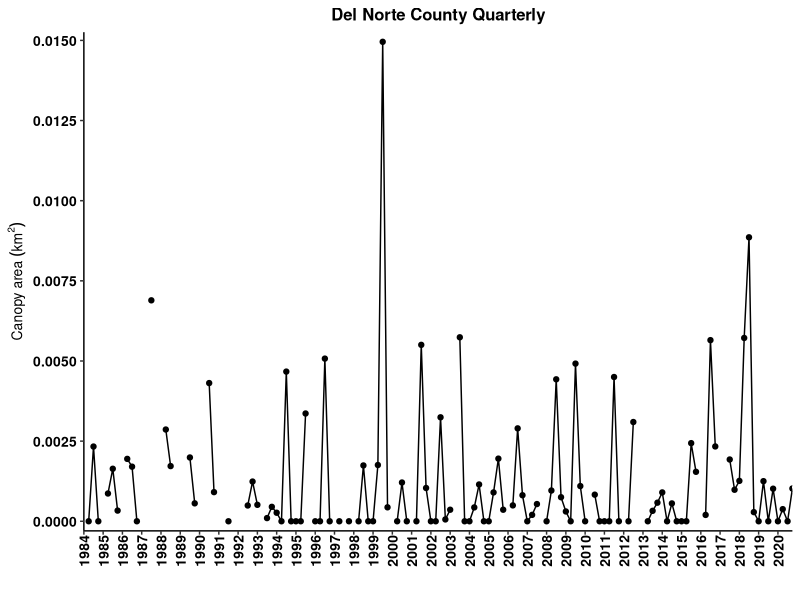
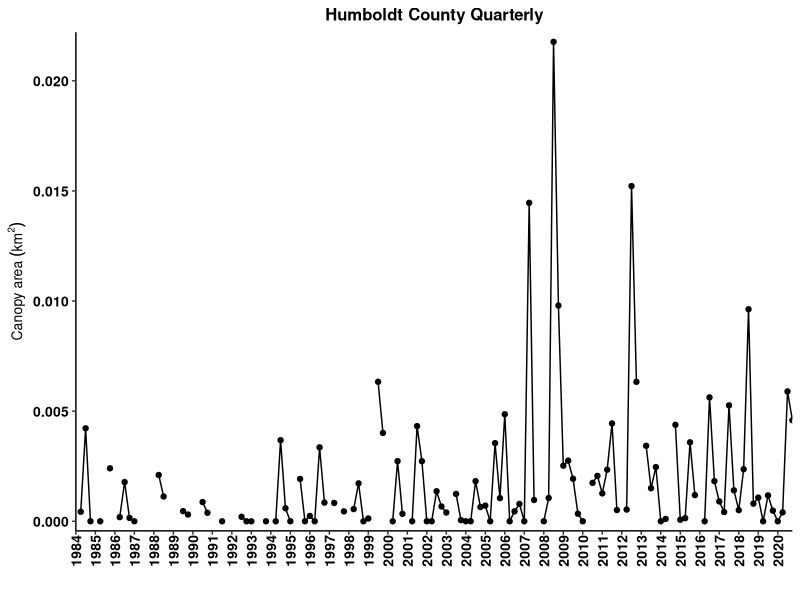
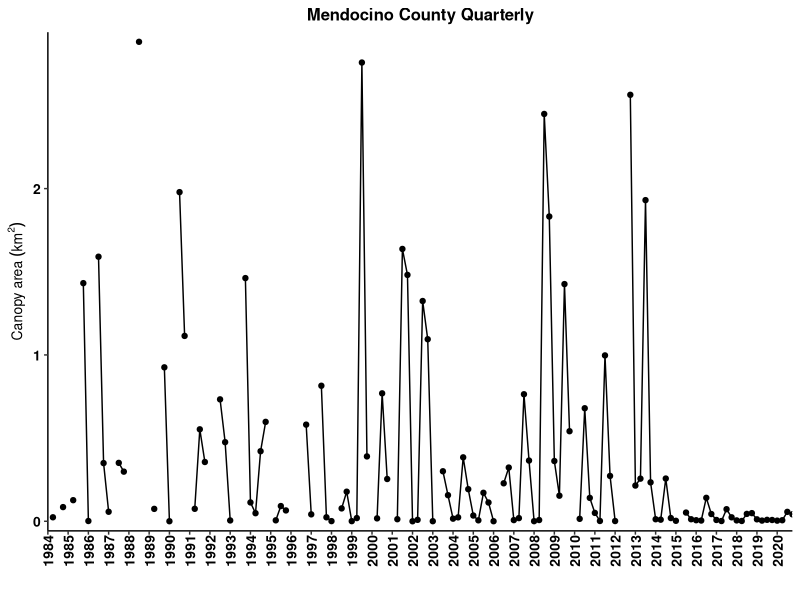
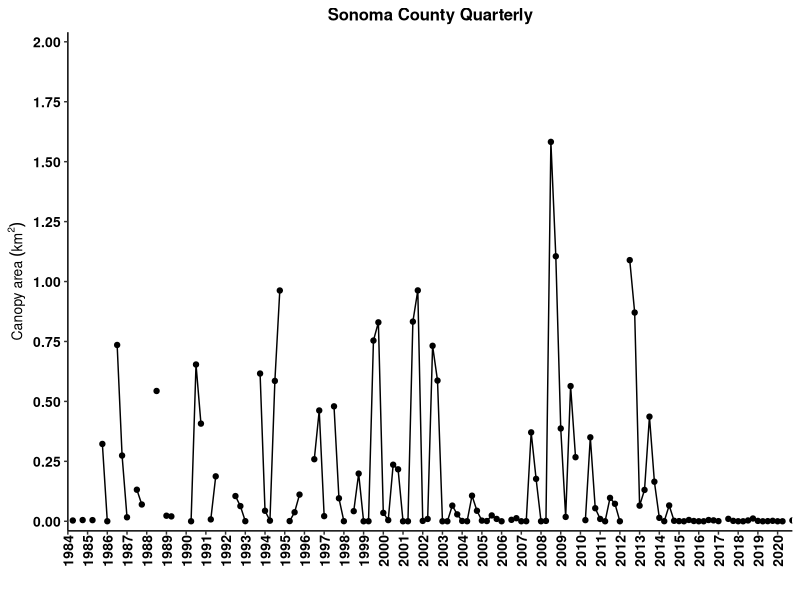
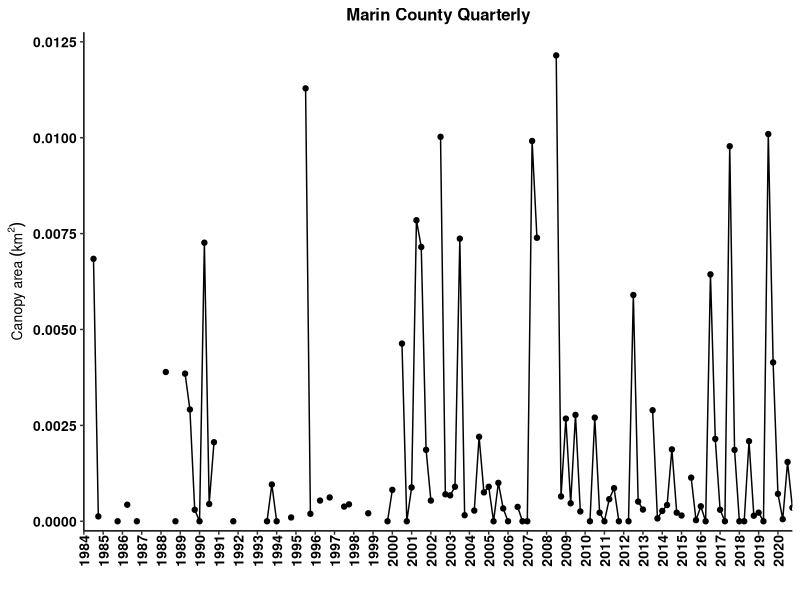
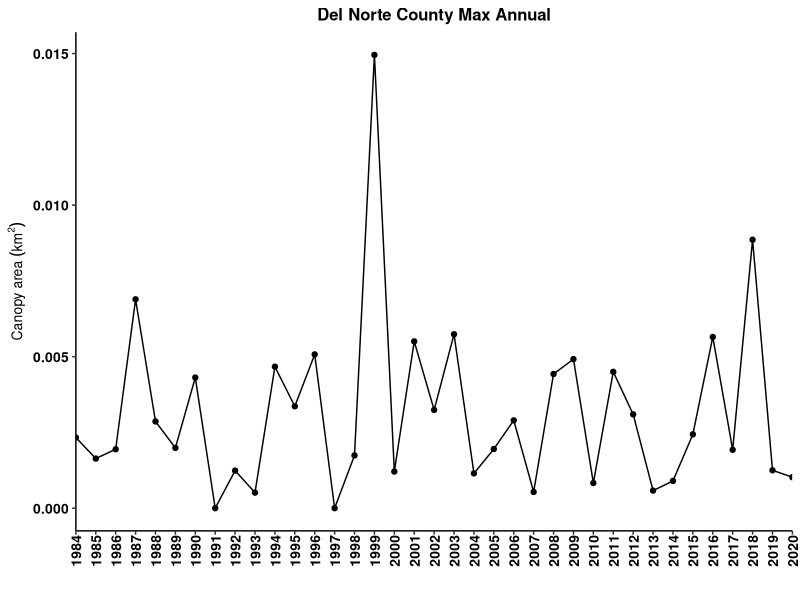
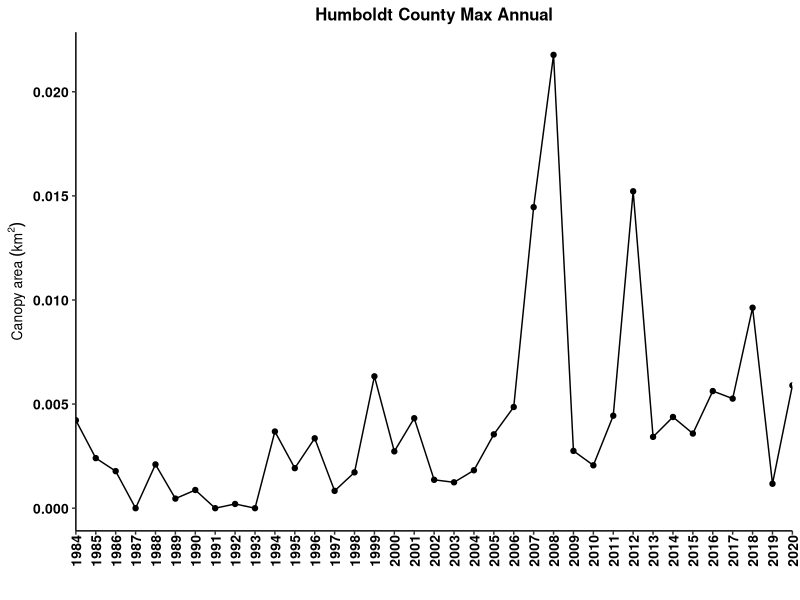
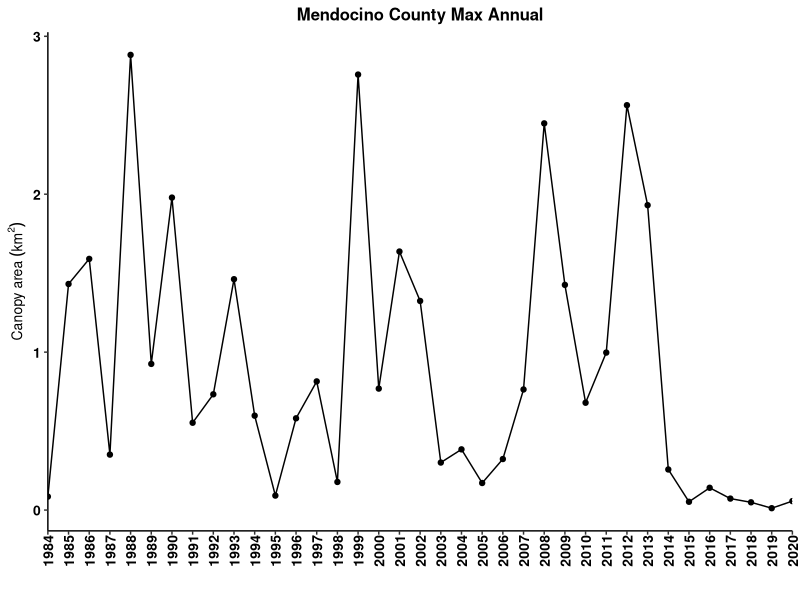

These charts were generated, in order, by the following R code:
## ---- chunk 1
# to create a PDF output, change "output:html_document" to "output: pdf_document" in the header above.
# note about fig_crop:FALSE. This makes the PDF output look nicer by putting spaces btwn the figures instead of smashing them as close together as possible. It doesn't do anything to the HTML output as far as I can tell.
# how to assign username: git config --global user.name "gcontolini"
# how to add, commit, and add message in terminal: git commit -am "commit message"
# how to write commit message in terminal: write message then press esc and :wq to save and exit

knitr::opts_chunk$set(echo = FALSE, warning=FALSE)
options(knitr.table.format = "latex")

#### Load libraries ####
library(ggplot2) # plotting
library(ggpubr) # arranging plots
library(scales) # let's you put commas in the axis labels for thousands
library(dplyr) # data manipulations
library(tidyr) # data cleaning
library(readr) # better data reading?
# library(reshape2) 
# library(Rmisc)
library(ncdf4)
library(sf) # ... mapping? 
library(sp) # dnno
library(lubridate) # manipulating dates easily
library(knitr) # to knit the Rmd file
library(kableExtra) # pretty tables
library(bookdown) # pretty table additions

#### ggplot theme ####
my.theme = theme( 
   panel.background = element_blank(), 
   panel.grid.minor.x = element_blank(),
   panel.grid.major.x = element_blank(),
   panel.grid = element_blank(),
   axis.text  = element_text(size=10, face='bold', color='black'), #makes axis labels bigger
   axis.title = element_text(size=10, face="bold"), #makes axis title bigger and bold
   #axis.title.y = element_text(margin=margin(0,10,0,5)), #pushes the y axis title away from the y axis labels
   strip.background = element_blank(),
   #legend.title = element_blank(),
   #legend.text = element_text(size=8),
   legend.background = element_blank(), 
   legend.key = element_blank(), #makes the legend background behind the symbols go away.
   #axis.ticks.x = element_blank()
   axis.line = element_line(color = 'black'), 
   panel.border = element_blank(), # this removes the box around the plot   
   plot.title = element_text(size=12 ,face='bold', hjust = 0.5), # hjust 0.5 makes title centered
   axis.text.x = element_text(size = 10, angle = 90, vjust = 0.5, margin = margin(0,0,5,0)) # rotates x axis labels 90 degrees counter-clockwise, pushes bars onto x axis
)


#### Import data ####
# info on the data: https://sbclter.msi.ucsb.edu/data/catalog/package/?package=knb-lter-sbc.74

# Instructions from Dr. Tom Bell:
# “The output files show the Admin Bed # in the first column and the rest of the columns are quarters from 1984 - 2020. Area is in m2 and biomass is in fresh kg. Missing values (due to lack of imagery or clouds are labelled as -999).”

# Edible seaweed data from CDFW
# edible = read.csv('EdibleSeaweedHarvest_rfm_1-28-21.csv') # edible seaweed harvest. This one has months. That is important.
# kelp = read.csv('KelpHarvest_vers2_rfm_1-28-21.csv') # kelp harvest
## ---- chunk 2
# The loop below does not run in RStudio because it requires the NetCDF file with all the geospatial data, and the RStudio Cloud server does not support files that large. What I am doing is downloading the latest NetCDF file from the EDI repository () and then running this code on my local machine. The output is saved as a .csv and that is what is used here. I have to do it this way in order to use GitHub because GitHub integration with RStudio is not supported on state computers. 

# #### Kelp Biomass and Area Dynamics of state waters by county ####
# #Load Admin Bed Shapefile
# #Place the lat/lon version of the Admin Bed shapefile in your working directory
# county_waters <- st_read('shapefiles/MAN_CA_CountyStateWaters.shp') 
# 
# #Open Kelp NetCDF File and put in your working directory.
# #The file can be found here: https://portal.edirepository.org/nis/mapbrowse?scope=knb-lter-sbc&identifier=74
# nc_data <- nc_open('kelpCanopyFromLandsat_2021.nc')
# # not sure yet how to open it in directly from a URL.
# # apparently this file is too big for the RStudio Cloud server. So we can't use the server. Or wait we just have to use a static .csv.
# 
# #Load necessary variables from NetCDF File
# lon <- ncvar_get(nc_data, 'lon')
# lat <- ncvar_get(nc_data, 'lat')
# years <- ncvar_get(nc_data, 'year')
# quarters <- ncvar_get(nc_data, 'quarter')
# biomass <- ncvar_get(nc_data, 'biomass')
# area <- ncvar_get(nc_data, 'area')
# 
# #Make Coordinate Dataframe
# coords <- data.frame(lon,lat)
# 
# #Create output matrices
# LN = dim(quarters)
# output_biomass <- matrix(ncol=LN, nrow=22)
# output_area <- matrix(ncol=LN, nrow=22)
# 
# # This for() loop takes 5 mins. Sorry. You could run it once and then save the output, but then it wouldn't be linked to the SBCLTER data repository anymore. 
# for(i in 1:22){
# 
#   #Pull shapefile coordinates from each admin bed
#   if (i == 17) {
#     county_coords <- as.data.frame(county_waters[i,]$geometry[[1]][[30]][[1]])
#   } else {
#     county_coords <- as.data.frame(county_waters[i,]$geometry[[1]][[1]][[1]])
#   }
# 
#   #Find the kelp coordinates that exist inside each admin bed polygon
#   kelp_poly <- point.in.polygon(lon, lat, county_coords$V1, county_coords$V2, mode.checked = FALSE)
#   TF <- which(kelp_poly %in% 1)
# 
#   #Extract biomass and area data for each polygon
#   bio_county <- biomass[TF,]
#   area_county <- area[TF,]
# 
#   #Sum biomass and area
#   bio_county_sum <- colSums(bio_county, na.rm = TRUE, dims = 1)
#   area_county_sum <- colSums(area_county, na.rm = TRUE, dims = 1)
# 
#   #Remove Columns w/ >25% No Data (Clouds)
#   #Find all NA values (missing data) in the kelp dataset
#   bio_county_NA = is.na(bio_county)
#   area_county_NA = is.na(area_county)
# 
#   #Find number of kelp pixels in the polygon
#   L = dim(bio_county)
# 
#   #Calculate the percent of NAs for each season
#   bio_county_NA_percent <- colSums(bio_county_NA, na.rm = TRUE)/L[1]
#   area_county_NA_percent <- colSums(area_county_NA, na.rm = TRUE)/L[1]
# 
#   #Find seasons with greater than 20% missing data
#   NA_GT <- which(bio_county_NA_percent > 0.25)
#   NA_GTA <- which(area_county_NA_percent > 0.25)
# 
#   #Set seasons with greater than 20% missing data to -999
#   bio_county_sum[NA_GT] = -999
#   area_county_sum[NA_GTA] = -999
# 
#   #Add summed kelp canopy data to matrix
#   output_biomass[i,] <- bio_county_sum
#   output_area[i,] <- area_county_sum
# 
# }
# 
# #Transpose Quarter and Year data
# quarterst <- t(quarters)
# yearst <- t(years)
# 
# #Add Quarter and Year data to output matrices
# output2_biomass <- rbind(quarterst, output_biomass)
# output3_biomass <- rbind(yearst, output2_biomass)
# output2_area <- rbind(quarterst, output_area)
# output3_area <- rbind(yearst, output2_area)
# 
# #Add county to output matrices
# CountiesNA <- county_waters$County
# Counties <- c(rep(NA,2),CountiesNA)
# output4_biomass <- cbind(Counties, output3_biomass)
# output4_area <- cbind(Counties, output3_area)

output4_area <- read_csv("kelp_canopy_output_ 2021-11-24 .csv")

## ---- chunk 3
canopy_area <- output4_area %>%
   as.data.frame()

# remove first col which is just row numbers
canopy_area[,1] <- NULL

# I want to plot area vs. year.quarter. This means year.quarter needs to be in a column. Currently all cols are separate. This is called wide format. I want tall format.

# create column names
names(canopy_area) <- paste(canopy_area[1,], canopy_area[2,], sep='.') # paste years with quarters to make each col have a unique name.

# rename the ID col for counties
names(canopy_area)[1] <- "county"

# remove first 2 rows since they are not canopy data, just IDs--year and quarter
canopy_area <- canopy_area[-c(1:2),] 

# convert to tall format
canopy_area_tall <- canopy_area %>% 
   pivot_longer(-'county', names_to = 'year.qtr', values_to = 'm2')

# separate year and quarter into two cols
canopy_area_tall <- canopy_area_tall %>%
   separate(col = year.qtr, sep = "[.]", into = c("year","qtr")) # omg. you have to hard bracket the period for some reason. wtf does [^[:alnum:]]+ mean and why aren't brackets used in the example?????? :((

# make number cols numeric
canopy_area_tall$year <- as.numeric(canopy_area_tall$year)
canopy_area_tall$qtr <- as.numeric(canopy_area_tall$qtr)
canopy_area_tall$m2 <- as.numeric(canopy_area_tall$m2)

# make quarters actual quarter decimals for plotting
qtrs <- seq(0,0.75,0.25)
for(i in 1:4) {
   canopy_area_tall$qtr[which(canopy_area_tall$qtr == i)] <- qtrs[i]
}

# add year and quarter to get a continuous time column. Note that the tibble hides the decimals place for no apparent reason but the sum is correct.
canopy_area_tall$year.qtr <- canopy_area_tall$year + canopy_area_tall$qtr

# Change negative area to NA
canopy_area_tall$m2[which(canopy_area_tall$m2 < 0)] = NA

# Convert m2 to km2
canopy_area_tall$km2 = canopy_area_tall$m2 / 1e6
## ---- chunk 4
# All quarters
## Del Norte
ggplot(canopy_area_tall[which(canopy_area_tall$county == 'Del Norte'),], aes(x = year.qtr, y = km2)) +
   geom_point() +
   geom_line() +
   scale_x_continuous(breaks = 1984:2021, expand = c(0,0)) +
   scale_y_continuous(breaks = seq(0, 0.015, 0.0025), expand = c(0.02,0)) +
   labs(x = '',  y =  bquote('Canopy area'~(km^2))) +
   ggtitle('Del Norte County Quarterly') +
   my.theme

## Humboldt
ggplot(canopy_area_tall[which(canopy_area_tall$county == 'Humboldt'),], aes(x = year.qtr, y = km2)) +
   geom_point() +
   geom_line() +
   scale_x_continuous(breaks = 1984:2021, expand = c(0,0)) +
   scale_y_continuous(expand = c(0.02,0)) +
   labs(x = '',  y =  bquote('Canopy area'~(km^2))) +
   ggtitle('Humboldt County Quarterly') +
   my.theme

## Mendocino
ggplot(canopy_area_tall[which(canopy_area_tall$county == 'Mendocino'),], aes(x = year.qtr, y = km2)) +
   geom_point() +
   geom_line() +
   scale_x_continuous(breaks = 1984:2021, expand = c(0,0)) +
   scale_y_continuous(expand = c(0.02,0)) +
   labs(x = '', y =  bquote('Canopy area'~(km^2))) +
   ggtitle('Mendocino County Quarterly') +
   my.theme

## Sonoma
ggplot(canopy_area_tall[which(canopy_area_tall$county == 'Sonoma'),], aes(x = year.qtr, y = km2)) +
   geom_point() +
   geom_line() +
   scale_x_continuous(breaks = 1984:2021, expand = c(0,0)) +
   scale_y_continuous(limits = c(0,2), breaks = seq(0, 2, 0.25), expand = c(0.02,0)) +
   labs(x = '', y =  bquote('Canopy area'~(km^2))) +
   ggtitle('Sonoma County Quarterly') +
   my.theme

## Marin
ggplot(canopy_area_tall[which(canopy_area_tall$county == 'Marin'),], aes(x = year.qtr, y = km2)) +
   geom_point() +
   geom_line() +
   scale_x_continuous(breaks = 1984:2021, expand = c(0,0)) +
   scale_y_continuous(limits = c(0, 0.0125), breaks = seq(0, 0.0125, 0.0025), expand = c(0.02,0)) +
   labs(x = '', y =  bquote('Canopy area'~(km^2))) +
   ggtitle('Marin County Quarterly') +
   my.theme
## ---- chunk 5
# Maximum canopy area. in each year and county, find the maximum km2 value.
canopy_area_max_annual <- canopy_area_tall %>%
  group_by(county, year) %>%
  summarise(max.km2 = max(km2, na.rm = T), .groups = 'drop')
  
##Del Norte
ggplot(canopy_area_max_annual[which(canopy_area_max_annual$county == 'Del Norte'),], aes(x = year, y = max.km2)) +
   geom_point() +
   geom_line() +
   scale_x_continuous(breaks = 1984:2021, expand = c(0,0)) +
   #scale_y_continuous(breaks = seq(0, 0.015, 0.0025), expand = c(0.05,0)) +
   labs(x = '',  y =  bquote('Canopy area'~(km^2))) +
   ggtitle('Del Norte County Max Annual') +
   my.theme 

## Humboldt
ggplot(canopy_area_max_annual[which(canopy_area_max_annual$county == 'Humboldt'),], aes(x = year, y = max.km2)) +
   geom_point() +
   geom_line() +
   scale_x_continuous(breaks = 1984:2021, expand = c(0,0)) +
   #scale_y_continuous(breaks = seq(0, 0.015, 0.0025), expand = c(0.05,0)) +
   labs(x = '',  y =  bquote('Canopy area'~(km^2))) +
   ggtitle('Humboldt County Max Annual') +
   my.theme 

## Mendocino
ggplot(canopy_area_max_annual[which(canopy_area_max_annual$county == 'Mendocino'),], aes(x = year, y = max.km2)) +
   geom_point() +
   geom_line() +
   scale_x_continuous(breaks = 1984:2021, expand = c(0,0)) +
   #scale_y_continuous(breaks = seq(0, 0.015, 0.0025), expand = c(0.05,0)) +
   labs(x = '',  y =  bquote('Canopy area'~(km^2))) +
   ggtitle('Mendocino County Max Annual') +
   my.theme 

## Sonoma
ggplot(canopy_area_max_annual[which(canopy_area_max_annual$county == 'Sonoma'),], aes(x = year, y = max.km2)) +
   geom_point() +
   geom_line() +
   scale_x_continuous(breaks = 1984:2021, expand = c(0,0)) +
   #scale_y_continuous(breaks = seq(0, 0.015, 0.0025), expand = c(0.05,0)) +
   labs(x = '',  y =  bquote('Canopy area'~(km^2))) +
   ggtitle('Sonoma County Max Annual') +
   my.theme 

## Marin
ggplot(canopy_area_max_annual[which(canopy_area_max_annual$county == 'Marin'),], aes(x = year, y = max.km2)) +
   geom_point() +
   geom_line() +
   scale_x_continuous(breaks = 1984:2021, expand = c(0,0)) +
   #scale_y_continuous(breaks = seq(0, 0.015, 0.0025), expand = c(0.05,0)) +
   labs(x = '',  y =  bquote('Canopy area'~(km^2))) +
   ggtitle('Marin County Max Annual') +
   my.theme 

# Figure 2. Annual maximum canopy area (measured quarterly) in state waters in coastal counties as estimated from Landsat satellites (Santa Barbara Coastal LTER et al. 2021). Canopy area does not distinguish between bull kelp and giant kelp. Data is updated through the last quarter of 2020.
